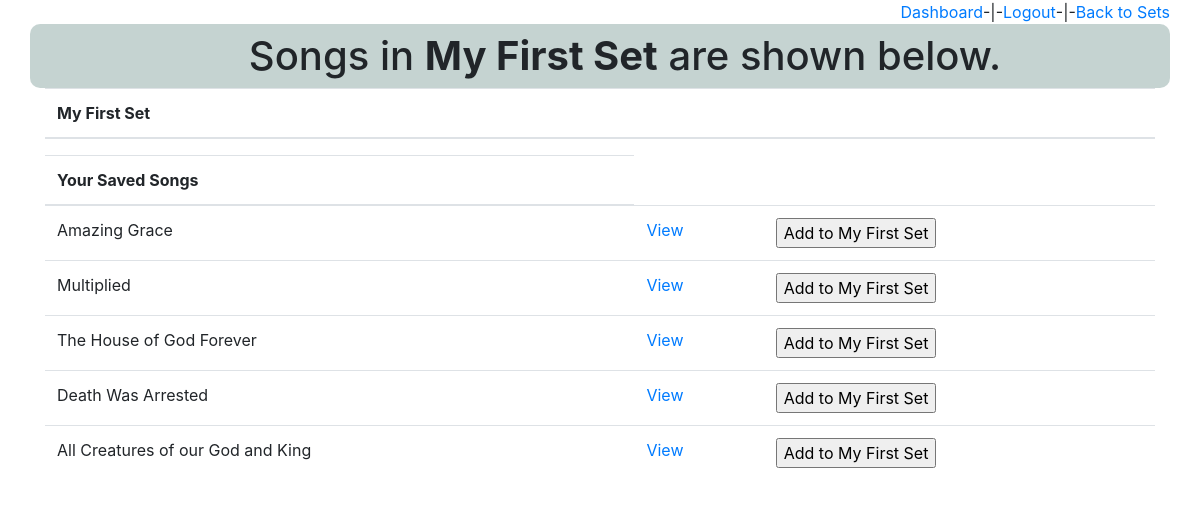
Page /set/view/16 (signed in) on the committed database.
### hymnal_app/models.py (models this page shows)
class Set(models.Model):
    title = models.CharField(max_length = 50)
    creator = models.ForeignKey(User, related_name='sets', on_delete=models.CASCADE)
    created_at = models.DateTimeField(auto_now_add=True)
    updated_at = models.DateTimeField(auto_now=True)
    objects = SetManager()

class Song(models.Model):
    title = models.CharField(max_length = 50)
    creator = models.ForeignKey(User, related_name='songs', on_delete=models.CASCADE)
    lyrics = models.TextField()
    sets = models.ManyToManyField(Set, related_name="songs")
    class DisplayTheme(models.TextChoices):
        SCROLL = 'Scroll'
        SLIDE = 'Slide'
    display_theme = models.CharField(max_length = 50, choices=DisplayTheme.choices, default=DisplayTheme.SCROLL)
    list_order_queue = models.IntegerField(default = 0)
    list_order_saved = models.IntegerField(default = 0)
    in_queue = models.BooleanField(default=False)
    is_copy = models.BooleanField(default=False)
    copy_number = models.IntegerField(default = 0)
    created_at = models.DateTimeField(auto_now_add=True)
    updated_at = models.DateTimeField(auto_now=True)
    objects = SongManager()

### hymnal_app/views.py (the view)
# urls.py: path('set/view/<int:set_id>', views.view_set),
def view_set(request, set_id):
    logged_user = User.objects.get(id=request.session['logged_user'])
    this_set = Set.objects.get(id=set_id)
    saved_user_songs = Song.objects.filter(creator = logged_user, is_copy=False)
    songs_in_set = this_set.songs.all()
    context = {
        'this_set': this_set,
        'songs_in_set' : songs_in_set,
        'logged_user': logged_user,
        'saved_user_songs': saved_user_songs
    }
    return render(request, 'set_view.html', context)

### hymnal_app/templates/set_view.html (shortened to what this page needs)
{% load static %}
<!DOCTYPE html>
<html lang="en">
<head>
    <link rel="stylesheet" href="https://stackpath.bootstrapcdn.com/bootstrap/4.5.2/css/bootstrap.min.css">
    <link rel="stylesheet" type="text/css" href = "{% static '/css/main.css' %}">
</head>
<body>
    <div class="container">
        <div class="row justify-content-end m-40">
            <a href="/dashboard">Dashboard </a>-|-
            <a href="/user/logout">Logout</a> -|-
            <a href="/set/view_user_sets">Back to Sets</a>
        </div>
        <div class="row grayback headbar justify-content-center">
            <h1>Songs in <strong>{{this_set.title}}</strong> are shown below.</h1>
        </div>
        <div class="row just">
            <div class="col">
                <table class="table">
                    <thead>
                        <tr>
                            <th>{{this_set.title}}</th>
                        </tr>
                    </thead>
                </table>
                <table class="table">
                    <thead>
                        <tr>
                            <th>Your Saved Songs</th>
                        </tr>
                    </thead>
                    <tbody>
                        {% for song in saved_user_songs %}
                        <tr>
                            <td>{{song.title}}</td>
                            <td><a href="/song/view/{{song.id}}">View</a></td>
                            <td>
                                <form action="/set/song/add_to_set/{{song.id}}/{{this_set.id}}" method="POST">
                                    <input type="submit" value = "Add to {{this_set.title}}">
                                </form>
                            </td>
                        </tr>
                        {% endfor %}
                    </tbody>
                </table>
            </div>
        </div>
    </div>
</body>
</html>

### hymnal_app/static/css/main.css (style rules this page uses)
.grayback { background-color: rgba(117, 150, 146, 0.418); padding-top: 8px; border-radius: 10px; }
.headbar { padding-left: 50px; }

### rows in the picture
Set: title "My First Set", title "Add to My First Set"
Song: title "Amazing Grace"
Song: title "Multiplied"
Song: title "The House of God Forever"
Song: title "Death Was Arrested"
Song: title "All Creatures of our God and King"
